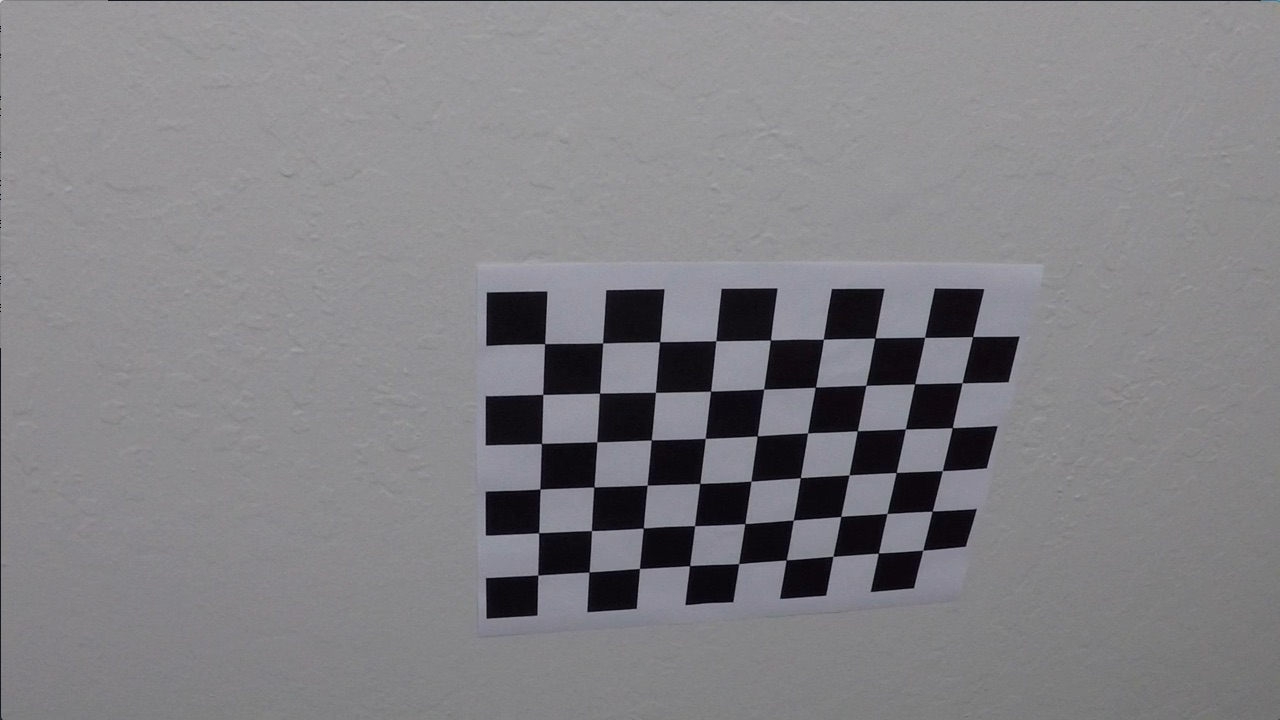
#> input picture camera_cal/calibration10.jpg, 1280 x 720 px
$ jupyter execute --allow-errors IpythonNotebook.ipynb   (shell and % lines are left out)   (older library calls are emulated)
#> lines starting #> are read from the running program, lines starting #| are printed output that depends on the picture; after the words box and inside, x2 and y2 are one past the last pixel; in counts of white or black regions, pixels touching at a corner belong together; pictures that were not available may be replaced by others from this repository, and a replacement may not be noted
## Advanced Lane Finding Project

The goals / steps of this project are the following:

* Compute the camera calibration matrix and distortion coefficients given a set of chessboard images.You only need to compute these once

* Apply a distortion correction to raw images.
* Use color transforms, gradients, etc., to create a thresholded binary image.
* Apply a perspective transform to rectify binary image ("birds-eye view"). Pick four points in a trapezoidal shape (similar to region masking)
* Detect lane pixels and fit to find the lane boundary.
  1. Plotting a histogram of where the binary activations occur across the image
  2. then use sliding windows moving upward in the image (further along the road) to determine where the lane lines go
  3. Fit a polynomial

* Determine the curvature of the lane and vehicle position with respect to center (https://www.intmath.com/applications-differentiation/8-radius-curvature.php). Keep in mind
  1. the lane is about 30 meters long and 3.7 meters wide
  2. minimum lane width of 12 feet or 3.7 meters, and the dashed lane lines are 10 feet or 3 meters long each
  3. our camera image has 720 relevant pixels in the y-dimension (remember, our image is perspective-transformed!)
  4. and we'll say roughly 700 relevant pixels in the x-dimension (the example of fake generated data used from 200 pixels on the left to 900 on the right, or 700).

#### Define conversions in x and y from pixels space to meters
ym_per_pix = 30/720 # meters per pixel in y dimension.
xm_per_pix = 3.7/700 # meters per pixel in x dimension.


* Warp the detected lane boundaries back onto the original image.
* Output visual display of the lane boundaries and numerical estimation of lane curvature and vehicle position.

### Sanity Check
* Checking that they have similar curvature
* Checking that they are separated by approximately the right distance horizontally
* Checking that they are roughly parallel

---

## Import Packages

[cell 1]
#doing all the relevant imports
import glob
import matplotlib.pyplot as plt
import matplotlib.image as mpimg
import numpy as np
import cv2 #bringing in OpenCV libraries

import math

from moviepy.editor import VideoFileClip
from IPython.display import HTML

import os

## First, I'll compute the camera calibration using chessboard images

The calibration images were taken with a different camera setting and a different chessboard pattern than the calibration images for the lessons. I to set the chessboard size to 9x6 for the project instead of 8x6 as in the lessons.

[cell 2]
# prepare object points, like (0,0,0), (1,0,0), (2,0,0) ....,(6,5,0)
objp = np.zeros((6*9,3), np.float32)
objp[:,:2] = np.mgrid[0:9,0:6].T.reshape(-1,2)

# Arrays to store object points and image points from all the images.
objpoints = [] # 3d points in real world space
imgpoints = [] # 2d points in image plane.

# Make a list of calibration images
images = glob.glob('camera_cal/calibration*.jpg')

# Step through the list and search for chessboard corners
for idx, fname in enumerate(images):
    img = cv2.imread(fname)
#> img is the input picture: shape (720, 1280, 3); mean B, G, R 133.1, 129.4, 130.2
    gray = cv2.cvtColor(img,cv2.COLOR_BGR2GRAY)

    # Find the chessboard corners
    ret, corners = cv2.findChessboardCorners(gray, (9,6),None)
#> ret = True; corners = 54 rows, first 8: [545.3, 343.1], [602.7, 342.8], [660.1, 341.3], [715.8, 340.7], [770.6, 340], [823.5, 339.2], [874.3, 338.5], [925.1, 337.4]

    # If found, add object points, image points
    if ret == True:
        objpoints.append(objp)
        imgpoints.append(corners)

        # Draw and display the corners
        img = cv2.drawChessboardCorners(img, (9,6), corners, ret)
#> img: shape (720, 1280, 3); 1.91% of pixels changed, all inside (x1, y1, x2, y2) = (532, 331, 980, 582)
        cv2.imshow('img',img)
        mpimg.imsave('output_images/camera_cal_output/calibration'+str(idx)+'.jpg', img)
        cv2.waitKey(500)

cv2.destroyAllWindows()

#### Now we have `objpoints` and `imgpoints` needed for camera calibration.  Then we have to calibrate, calculate distortion coefficients, and test undistortion on an image!

[cell 3]
import pickle

img_size = (1280, 720)
# Do camera calibration given object points and image points
# Save the camera calibration result for later use (only mtx & dist, we won't worry about rvecs / tvecs)
ret, mtx, dist, rvecs, tvecs = cv2.calibrateCamera(objpoints, imgpoints, img_size,None,None)
#> ret = 1.03; mtx = [[1165.6, 0, 727.6], [0, 1156, 358.5], [0, 0, 1]]; dist = [[-0.293, 0.307, -0.00319, 0.005, -0.525]]; rvecs = ([0.48, -0.274, 0.0473], [0.00453, 0.394, -0.00586], [0.0145, 0.61, 0.0035]); tvecs = ([-3.09, -0.258, 19.56], [-18.71, -2.62, 31.34], [-1.31, -2.95, 21.96])
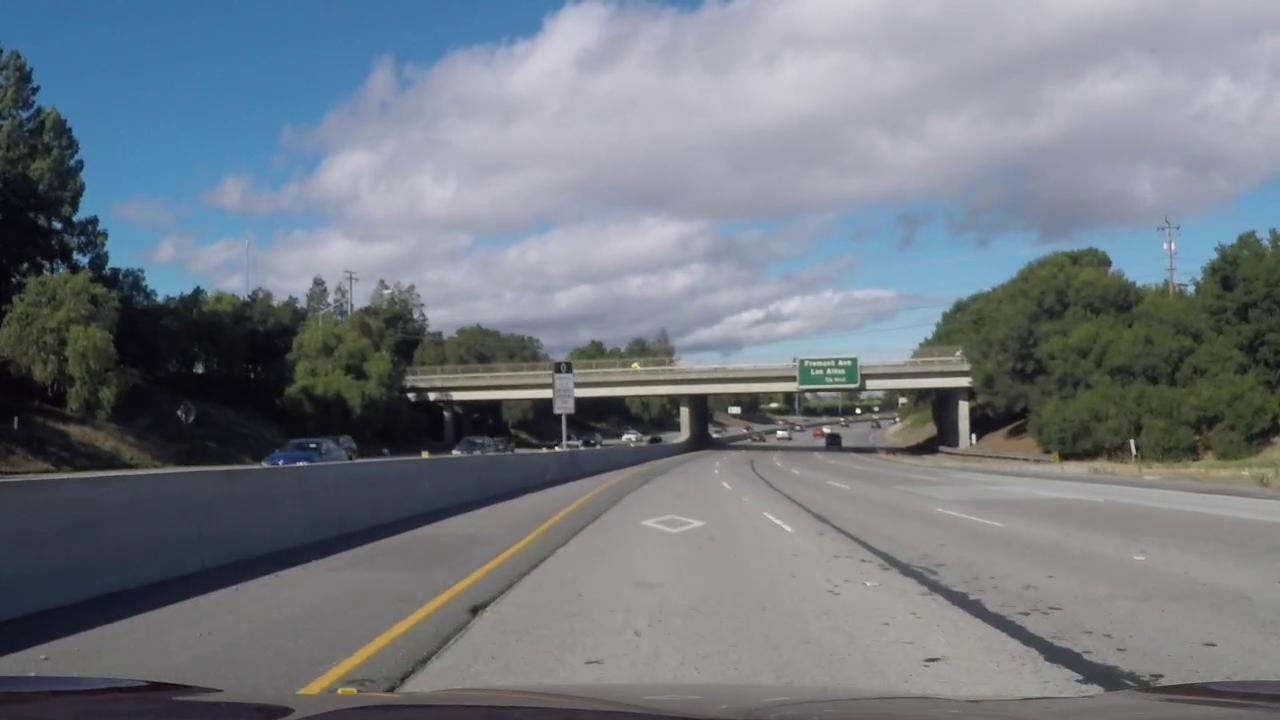
#> input picture test_images/hard_challenge0.jpg, 1280 x 720 px
#> further down, img is the input picture: shape (720, 1280, 3); mean B, G, R 129.8, 121.5, 115.2

# Test undistortion on an image
img = cv2.imread('camera_cal/calibration1.jpg')
#> (the rest of this cell did not finish here and is left out)

## Apply a distortion correction to raw images and Create source and destination points to perspective transform

[cell 4]
import cv2 #bringing in OpenCV libraries

# Read in an image
img = cv2.imread('test_images/straight_lines1.jpg')  #
# Note: always make a copy rather than simply using "="
image_original = np.copy(img)


#Undistort using mtx and dist
#> (the rest of this cell did not finish here and is left out)

## Use color transforms, gradients, etc., to create a thresholded binary image.

[cell 5]
def hls_select(img, thresh=(0, 255)):
    # 1) Convert to HLS color space
#> called with thresh = (90, 255)
    hls = cv2.cvtColor(img, cv2.COLOR_RGB2HLS)
#> hls: shape (720, 1280, 3); mean of channels 0, 1, 2 75, 126.2, 35.3

    # 2) Apply a threshold to the S channel
    S = hls[:,:,2]
#> `hls_binary = hls_select(undst, thresh=(90, 255))`:
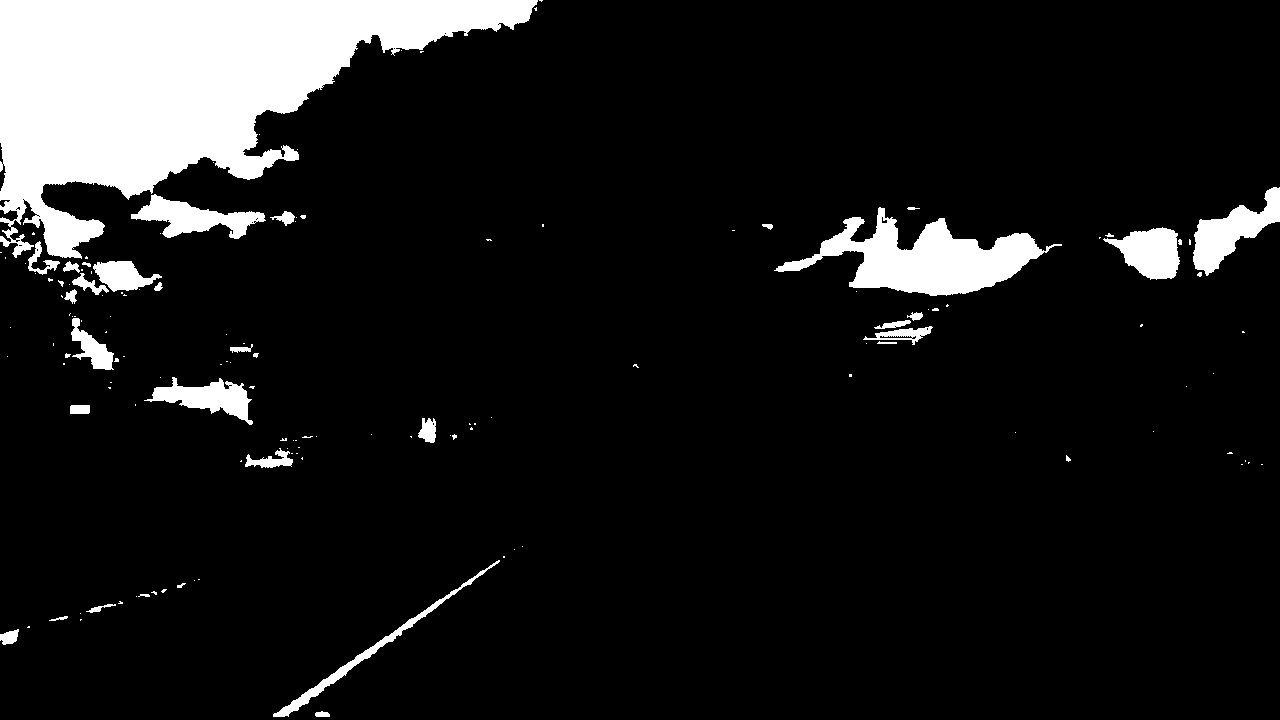
#> hls_binary: shape (720, 1280); values 0 (black) and 1 (white), 10.3% white; 141 white regions (103 under 20 px), largest, box (x1, y1, x2, y2) and area: (0, 0, 538, 259) 66234, (774, 207, 1062, 296) 10586, (1193, 187, 1280, 276) 3193
    binary_output = np.zeros_like(S)
    binary_output[(S > thresh[0]) & (S <= thresh[1])] = 1

    # 3) Return a binary image of threshold result
    return binary_output

# tune the threshold
#> (the rest of this cell did not finish here and is left out)

[cell 6]
# [45 lines left out: function color_transform2, not called in this run]

def color_transform(img):
    # Convert to HLS color space and separate the S channel
    # Note: img is the undistorted image
    hls = cv2.cvtColor(img, cv2.COLOR_RGB2HLS)
    s_channel = hls[:,:,2]

    # Grayscale image
    # NOTE: we already saw that standard grayscaling lost color information for the lane lines
    # Explore gradients in other colors spaces / color channels to see what might work better
    gray = cv2.cvtColor(img, cv2.COLOR_RGB2GRAY)

    # Sobel x
    sobelx = cv2.Sobel(gray, cv2.CV_64F, 1, 0) # Take the derivative in x
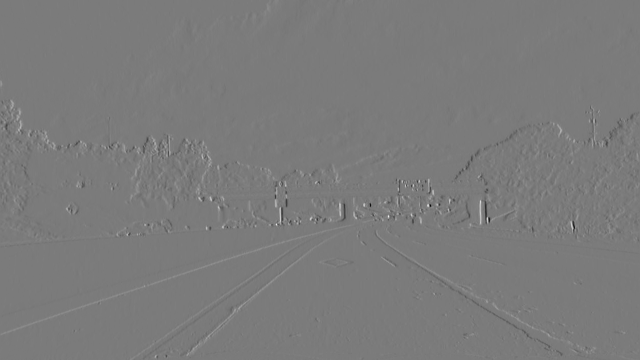
#> sobelx: shape (720, 1280) float64 (shown at 1/2 size); min -518, max 554, mean 0.3; drawn with min black and max white
    abs_sobelx = np.absolute(sobelx) # Absolute x derivative to accentuate lines away from horizontal
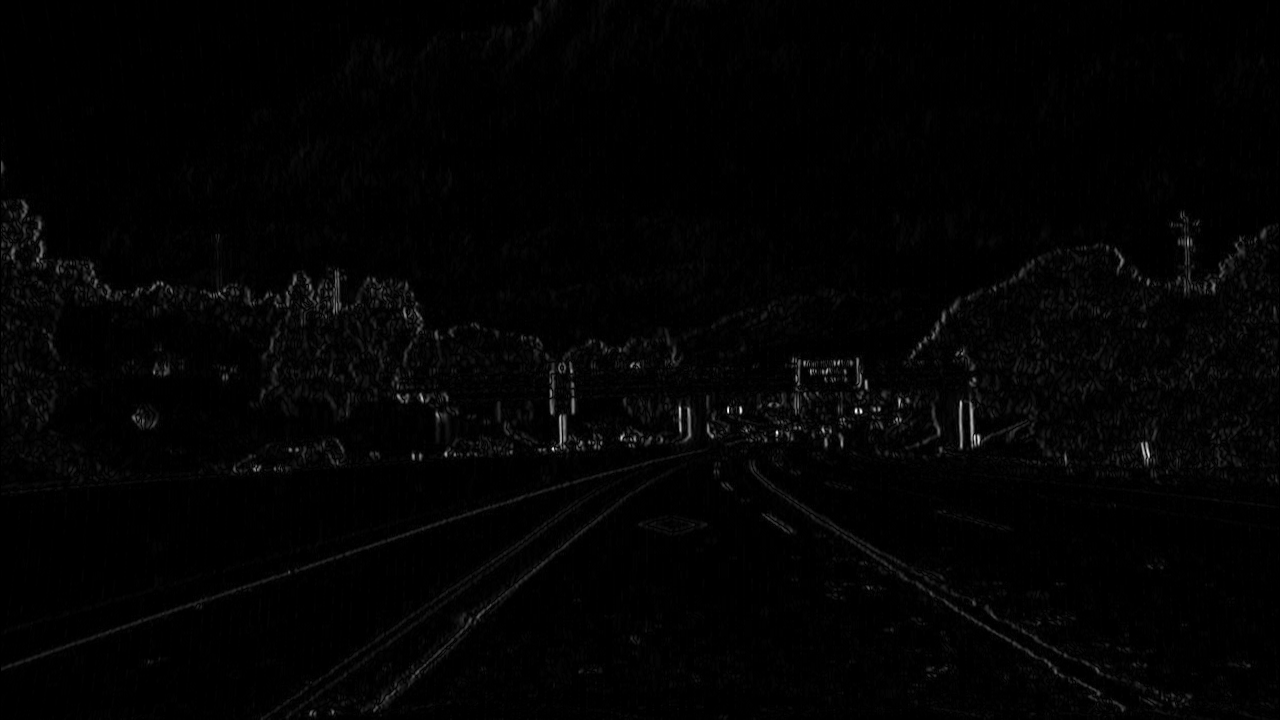
#> abs_sobelx: shape (720, 1280) float64; min 0, max 554, mean 7.6; drawn with min black and max white
    scaled_sobel = np.uint8(255*abs_sobelx/np.max(abs_sobelx))
#> (the rest of the program and of its run is left out)
